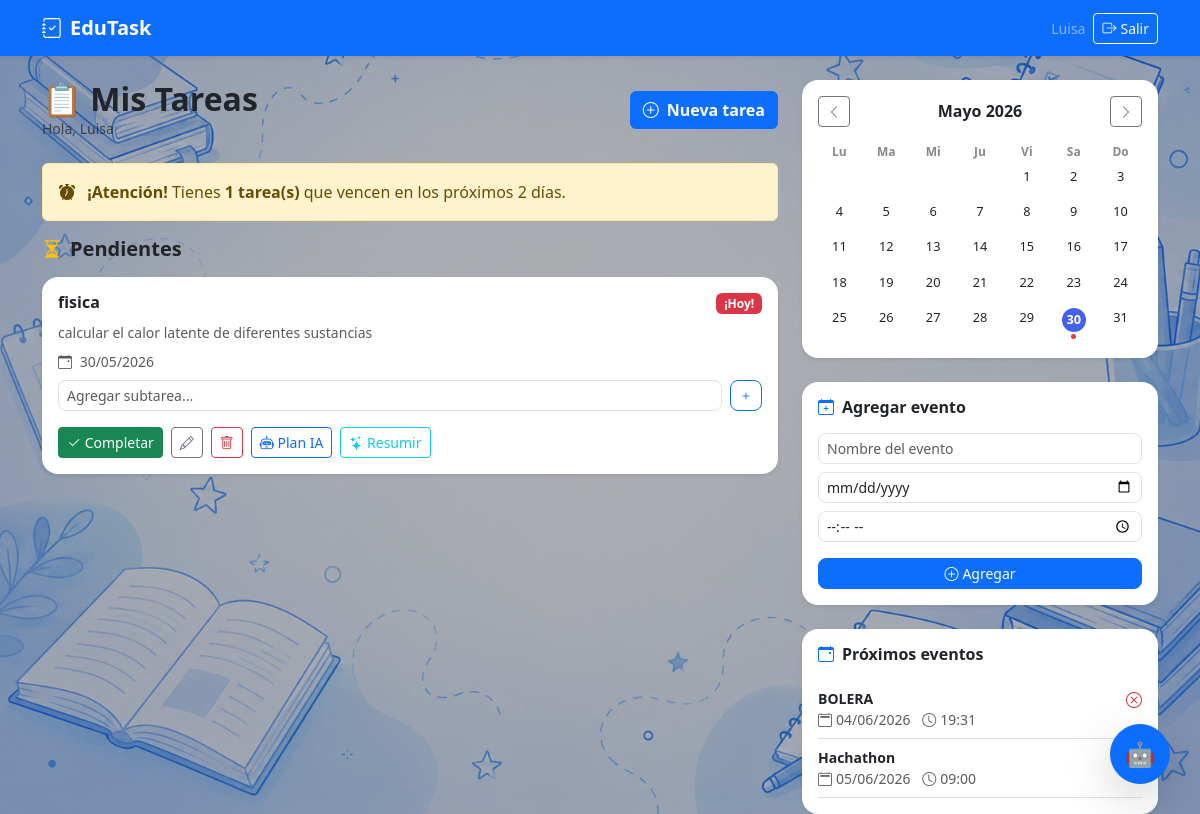
/dashboard (signed in), run on the app's committed database.
### database.py (models this page shows)
class Usuario(UserMixin, db.Model):
    __tablename__ = 'usuarios'
    id = db.Column(db.Integer, primary_key=True)
    nombre = db.Column(db.String(100), nullable=False)
    email = db.Column(db.String(150), unique=True, nullable=False)
    password = db.Column(db.String(200), nullable=False)
    tareas = db.relationship('Tarea', backref='usuario', lazy=True, cascade='all, delete-orphan')
    eventos = db.relationship('Evento', backref='usuario', lazy=True, cascade='all, delete-orphan')

class Tarea(db.Model):
    __tablename__ = 'tareas'
    id = db.Column(db.Integer, primary_key=True)
    titulo = db.Column(db.String(200), nullable=False)
    descripcion = db.Column(db.Text, nullable=True)
    fecha_limite = db.Column(db.Date, nullable=False)
    completada = db.Column(db.Boolean, default=False)
    fecha_creacion = db.Column(db.DateTime, default=datetime.utcnow)
    descripcion_original = db.Column(db.Text, nullable=True)
    usuario_id = db.Column(db.Integer, db.ForeignKey('usuarios.id'), nullable=False)
    subtareas = db.relationship('Subtarea', backref='tarea', lazy=True, cascade='all, delete-orphan')

class Evento(db.Model):
    __tablename__ = 'eventos'
    id = db.Column(db.Integer, primary_key=True)
    titulo = db.Column(db.String(200), nullable=False)
    fecha = db.Column(db.Date, nullable=False)
    hora = db.Column(db.String(10), nullable=True)
    usuario_id = db.Column(db.Integer, db.ForeignKey('usuarios.id'), nullable=False)

### app.py (the view)
@app.route('/dashboard')
@login_required
def dashboard():
    tareas_pendientes = Tarea.query.filter_by(
        usuario_id=current_user.id, completada=False
    ).order_by(Tarea.fecha_limite.asc()).all()
    tareas_completadas = Tarea.query.filter_by(
        usuario_id=current_user.id, completada=True
    ).all()
    hoy = date.today()
    pronto = hoy + timedelta(days=2)
    eventos = Evento.query.filter_by(usuario_id=current_user.id).all()
    fechas_eventos = [e.fecha.strftime('%Y-%m-%d') for e in eventos]
    fechas_entregas = [t.fecha_limite.strftime('%Y-%m-%d') for t in tareas_pendientes]
    return render_template('dashboard.html',
        tareas_pendientes=tareas_pendientes,
        tareas_completadas=tareas_completadas,
        hoy=hoy,
        pronto=pronto,
        eventos=eventos,
        fechas_eventos=fechas_eventos,
        fechas_entregas=fechas_entregas)

### app.py (called while the page is built)
@login_manager.user_loader
def cargar_usuario(user_id):
    return Usuario.query.get(int(user_id))

### templates/dashboard.html (shortened to what this page needs)
{% extends 'base.html' %}
{% block content %}
<div class="row g-4">
  <div class="col-lg-8">
    <div class="d-flex justify-content-between align-items-center mb-4">
      <div>
        <h2 class="fw-bold mb-0">📋 Mis Tareas</h2>
        <p class="text-muted small mb-0">Hola, {{ current_user.nombre }}</p>
      </div>
      <a href="{{ url_for('nueva_tarea') }}" class="btn btn-primary fw-bold">
        <i class="bi bi-plus-circle me-2"></i>Nueva tarea
      </a>
    </div>
    {% set urgentes = tareas_pendientes | selectattr('fecha_limite', 'le', pronto) | list %}
    {% if urgentes %}
    <div class="alert alert-warning" role="alert">
      <i class="bi bi-alarm-fill me-2"></i>
      <strong>¡Atención!</strong> Tienes <strong>{{ urgentes | length }} tarea(s)</strong> que vencen en los próximos 2 días.
    </div>
    {% endif %}
    <h5 class="fw-bold mb-3">
      <i class="bi bi-hourglass-split text-warning me-2"></i>Pendientes
    </h5>
    {% if tareas_pendientes %}
    <div class="row g-3 mb-4">
      {% for tarea in tareas_pendientes %}
        {% set total = tarea.subtareas | length %}
        {% set hechas = tarea.subtareas | selectattr('completada') | list | length %}
        {% set progreso = ((hechas / total) * 100) | int if total > 0 else 0 %}
        <div class="col-12">
          <div class="card border-0 shadow-sm rounded-4">
            <div class="card-body">
              <div class="d-flex justify-content-between align-items-start mb-2">
                <h6 class="fw-bold mb-0">{{ tarea.titulo }}</h6>
                {% if tarea.fecha_limite == hoy %}
                  <span class="badge bg-danger">¡Hoy!</span>
                {% elif tarea.fecha_limite <= pronto %}
                  <span class="badge bg-warning text-dark">Pronto</span>
                {% endif %}
              </div>
              {% if tarea.descripcion %}
                <p class="text-muted small mb-2">{{ tarea.descripcion }}</p>
              {% endif %}
              <p class="small text-muted mb-2">
                <i class="bi bi-calendar-event me-1"></i>
                {{ tarea.fecha_limite.strftime('%d/%m/%Y') }}
              </p>
              <form action="{{ url_for('agregar_subtarea', tarea_id=tarea.id) }}" method="POST"
                    class="d-flex gap-2 mb-3">
                <input type="text" name="titulo" class="form-control form-control-sm rounded-3"
                       placeholder="Agregar subtarea..."/>
                <button type="submit" class="btn btn-outline-primary btn-sm rounded-3">
                  <i class="bi bi-plus"></i>
                </button>
              </form>
              <div class="d-flex gap-2 flex-wrap">
                <a href="{{ url_for('completar_tarea', id=tarea.id) }}" class="btn btn-success btn-sm">
                  <i class="bi bi-check2"></i> Completar
                </a>
                <a href="{{ url_for('editar_tarea', id=tarea.id) }}" class="btn btn-outline-secondary btn-sm">
                  <i class="bi bi-pencil"></i>
                </a>
                <a href="{{ url_for('eliminar_tarea', id=tarea.id) }}"
                   class="btn btn-outline-danger btn-sm"
                   onclick="return confirm('¿Eliminar esta tarea?')">
                  <i class="bi bi-trash"></i>
                </a>
                <form action="{{ url_for('generar_plan', tarea_id=tarea.id) }}" method="POST" class="d-inline">
                  <button type="submit" class="btn btn-outline-primary btn-sm"
                          onclick="return confirm('¿Generar plan con IA?')">
                    <i class="bi bi-robot"></i> Plan IA
                  </button>
                </form>
                <form action="{{ url_for('resumir_tarea', tarea_id=tarea.id) }}" method="POST" class="d-inline">
  <button type="submit" class="btn btn-outline-info btn-sm"
          onclick="return confirm('¿Resumir descripción con IA?')">
    <i class="bi bi-stars"></i> Resumir
  </button>
</form>
              </div>
            </div>
          </div>
        </div>
      {% endfor %}
    </div>
    {% else %}
    <div class="text-center text-muted py-5">
      <i class="bi bi-clipboard-check display-4 d-block mb-2 text-success"></i>
      <p class="fw-semibold">¡Sin tareas pendientes! 🎉</p>
      <a href="{{ url_for('nueva_tarea') }}" class="btn btn-primary btn-sm">Agregar tarea</a>
    </div>
    {% endif %}
  </div>
  <div class="col-lg-4">
    <div class="card border-0 shadow-sm rounded-4 mb-4">
      <div class="card-body">
        <div class="d-flex justify-content-between align-items-center mb-3">
          <button class="btn btn-sm btn-outline-secondary" id="btnAnterior">
            <i class="bi bi-chevron-left"></i>
          </button>
          <h6 class="fw-bold mb-0" id="mesAnio"></h6>
          <button class="btn btn-sm btn-outline-secondary" id="btnSiguiente">
            <i class="bi bi-chevron-right"></i>
          </button>
        </div>
        <div id="calendarHeader" class="text-center mb-1"></div>
        <div id="calendarDias" class="text-center"></div>
      </div>
    </div>
    <div class="card border-0 shadow-sm rounded-4 mb-4">
      <div class="card-body">
        <h6 class="fw-bold mb-3">
          <i class="bi bi-calendar-plus text-primary me-2"></i>Agregar evento
        </h6>
        <form action="{{ url_for('nuevo_evento') }}" method="POST">
          <div class="mb-2">
            <input type="text" name="titulo" class="form-control form-control-sm rounded-3"
                   placeholder="Nombre del evento" required/>
          </div>
          <div class="mb-2">
            <input type="date" name="fecha" class="form-control form-control-sm rounded-3" required/>
          </div>
          <div class="mb-3">
            <input type="time" name="hora" class="form-control form-control-sm rounded-3"/>
          </div>
          <button type="submit" class="btn btn-primary btn-sm w-100 rounded-3">
            <i class="bi bi-plus-circle me-1"></i>Agregar
          </button>
        </form>
      </div>
    </div>
    {% if eventos %}
    <div class="card border-0 shadow-sm rounded-4">
      <div class="card-body">
        <h6 class="fw-bold mb-3">
          <i class="bi bi-calendar-event text-primary me-2"></i>Próximos eventos
        </h6>
        {% for evento in eventos | sort(attribute='fecha') %}
        <div class="d-flex justify-content-between align-items-start border-bottom py-2">
          <div>
            <p class="mb-0 small fw-semibold">{{ evento.titulo }}</p>
            <p class="mb-0 small text-muted">
              <i class="bi bi-calendar2 me-1"></i>{{ evento.fecha.strftime('%d/%m/%Y') }}
              {% if evento.hora %}
                <i class="bi bi-clock me-1 ms-2"></i>{{ evento.hora }}
              {% endif %}
            </p>
          </div>
          <a href="{{ url_for('eliminar_evento', id=evento.id) }}"
             class="text-danger text-decoration-none ms-2">
            <i class="bi bi-x-circle"></i>
          </a>
        </div>
        {% endfor %}
      </div>
    </div>
    {% endif %}
  </div>
</div>
<button class="btn btn-primary rounded-circle shadow-lg"
        style="position:fixed; bottom:30px; right:30px; width:60px; height:60px; font-size:1.5rem; z-index:9999;"
        onclick="document.getElementById('chatModal').style.display='flex'">
  🤖
</button>
{% endblock %}

### templates/base.html (shortened to what this page needs)
<!DOCTYPE html>
<html lang="es">
<head>
  <link href="https://cdn.jsdelivr.net/npm/bootstrap@5.3.3/dist/css/bootstrap.min.css" rel="stylesheet"/>
  <link href="https://cdn.jsdelivr.net/npm/bootstrap-icons@1.11.3/font/bootstrap-icons.min.css" rel="stylesheet"/>
</head>
<body class="bg-light">
  <nav class="navbar navbar-expand-lg navbar-dark bg-primary shadow-sm">
    <div class="container">
      <a class="navbar-brand fw-bold" href="{{ url_for('index') }}">
        <i class="bi bi-journal-check me-2"></i>EduTask
      </a>
      <div class="ms-auto d-flex gap-2 align-items-center">
        {% if current_user.is_authenticated %}
          <span class="text-white-50 small">{{ current_user.nombre }}</span>
          <a href="{{ url_for('logout') }}" class="btn btn-outline-light btn-sm">
            <i class="bi bi-box-arrow-right me-1"></i>Salir
          </a>
        {% else %}
          <a href="{{ url_for('login') }}" class="btn btn-outline-light btn-sm">Iniciar sesión</a>
          <a href="{{ url_for('registro') }}" class="btn btn-light btn-sm fw-bold">Registrarse</a>
        {% endif %}
      </div>
    </div>
  </nav>
  <div class="container mt-4">
    {% block content %}{% endblock %}
  </div>
</body>
</html>

### data on the page
Usuario: nombre "Luisa"
Tarea: titulo "fisica", shows "¡Hoy!", descripcion "calcular el calor latente de diferentes sustancias", fecha_limite "30/05/2026"
Evento: titulo "BOLERA", fecha "04/06/2026", hora "19:31"
Evento: titulo "Hachathon", fecha "05/06/2026", hora "09:00"

### other printed values
{{ urgentes | length }} "1"
